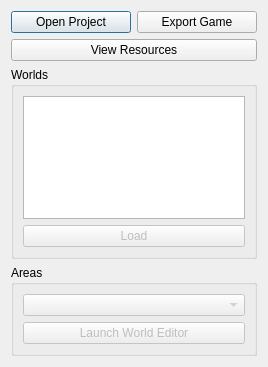
<?xml version="1.0" encoding="UTF-8"?>
<ui version="4.0">
 <class>CProjectOverviewDialog</class>
 <widget class="QDialog" name="CProjectOverviewDialog">
  <property name="geometry">
   <rect>
    <x>0</x>
    <y>0</y>
    <width>268</width>
    <height>367</height>
   </rect>
  </property>
  <property name="windowTitle">
   <string>Dialog</string>
  </property>
  <layout class="QVBoxLayout" name="verticalLayout_3">
   <item>
    <layout class="QHBoxLayout" name="horizontalLayout">
     <item>
      <widget class="QPushButton" name="OpenProjectButton">
       <property name="text">
        <string>Open Project</string>
       </property>
      </widget>
     </item>
     <item>
      <widget class="QPushButton" name="ExportGameButton">
       <property name="text">
        <string>Export Game</string>
       </property>
      </widget>
     </item>
    </layout>
   </item>
   <item>
    <widget class="QPushButton" name="ViewResourcesButton">
     <property name="text">
      <string>View Resources</string>
     </property>
    </widget>
   </item>
   <item>
    <widget class="QGroupBox" name="WorldsGroupBox">
     <property name="sizePolicy">
      <sizepolicy hsizetype="Preferred" vsizetype="Preferred">
       <horstretch>2</horstretch>
       <verstretch>0</verstretch>
      </sizepolicy>
     </property>
     <property name="title">
      <string>Worlds</string>
     </property>
     <layout class="QVBoxLayout" name="verticalLayout">
      <item>
       <widget class="QListWidget" name="WorldsList"/>
      </item>
      <item>
       <widget class="QPushButton" name="LoadWorldButton">
        <property name="enabled">
         <bool>false</bool>
        </property>
        <property name="text">
         <string>Load</string>
        </property>
       </widget>
      </item>
     </layout>
    </widget>
   </item>
   <item>
    <widget class="QGroupBox" name="AreasGroupBox">
     <property name="sizePolicy">
      <sizepolicy hsizetype="Preferred" vsizetype="Preferred">
       <horstretch>3</horstretch>
       <verstretch>0</verstretch>
      </sizepolicy>
     </property>
     <property name="title">
      <string>Areas</string>
     </property>
     <layout class="QVBoxLayout" name="verticalLayout_2">
      <item>
       <widget class="QComboBox" name="AreaComboBox">
        <property name="enabled">
         <bool>false</bool>
        </property>
       </widget>
      </item>
      <item>
       <widget class="QPushButton" name="LaunchEditorButton">
        <property name="enabled">
         <bool>false</bool>
        </property>
        <property name="text">
         <string>Launch World Editor</string>
        </property>
       </widget>
      </item>
     </layout>
    </widget>
   </item>
  </layout>
 </widget>
 <resources/>
 <connections/>
</ui>
